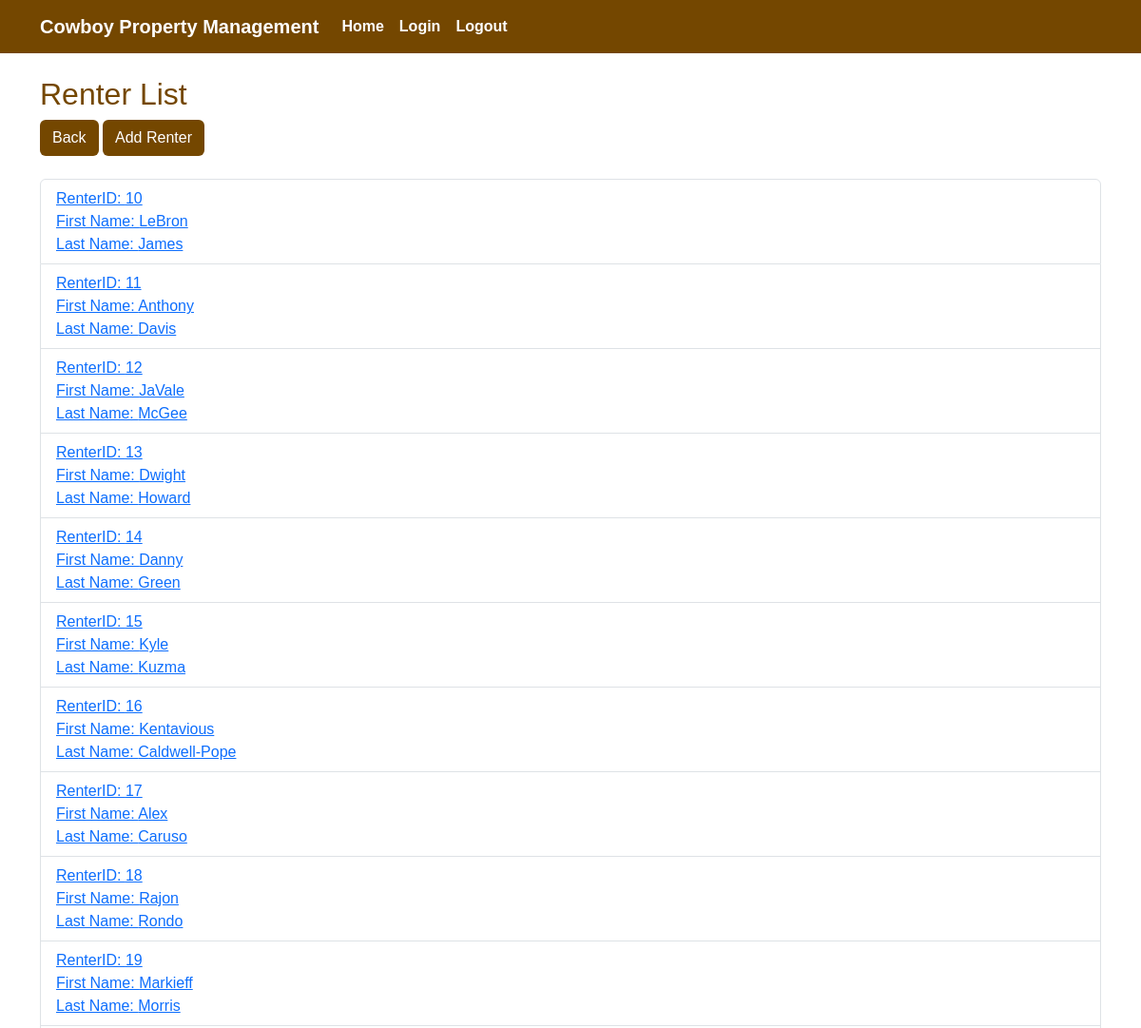
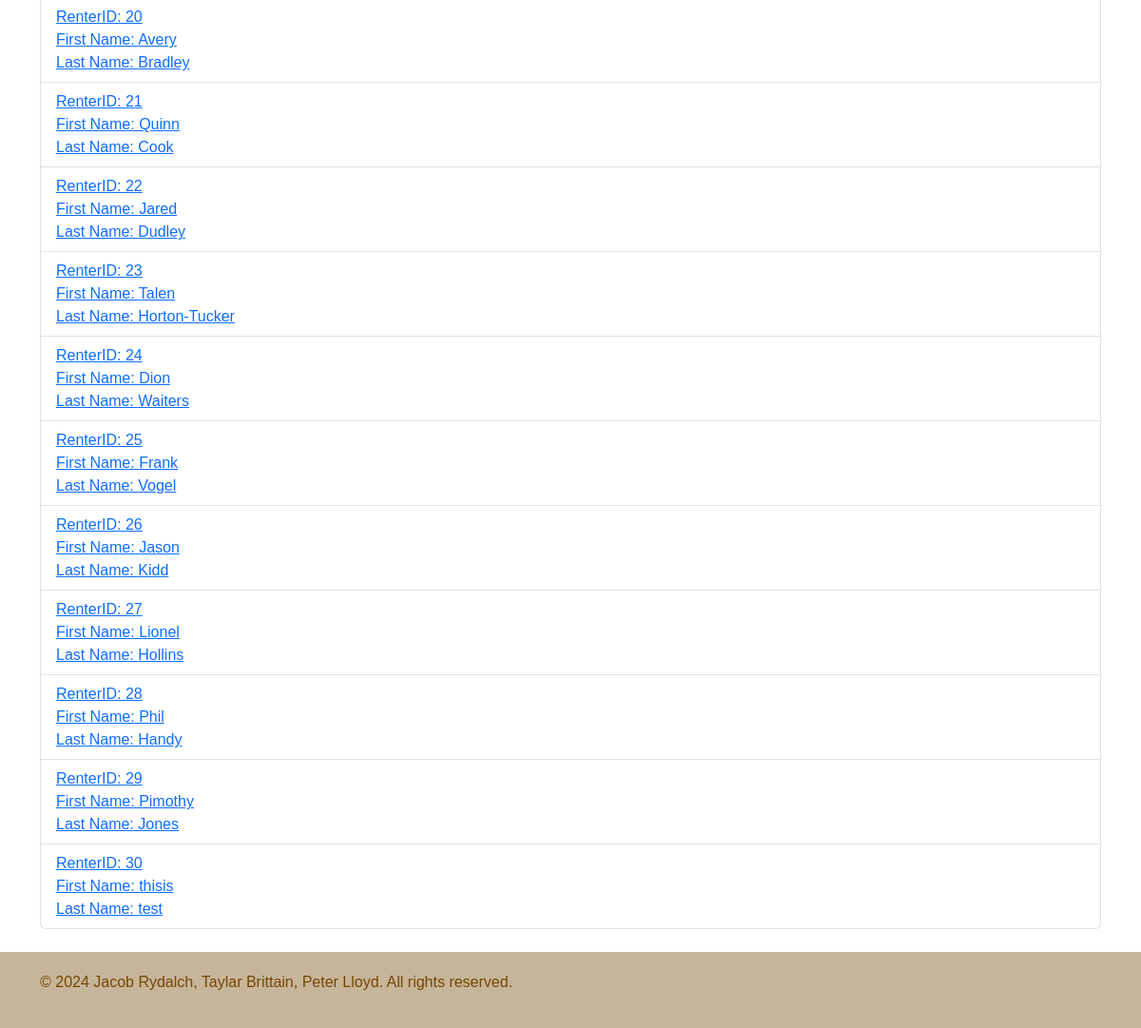
The app's page /renter-list.php (signed in) with its own data (2 pictures, top to bottom).
### tables this page shows
CREATE TABLE IF NOT EXISTS `renter` (
  `RenterID` int UNSIGNED NOT NULL AUTO_INCREMENT,
  `Username` varchar(30) NOT NULL,
  `Password` varchar(250) NOT NULL,
  `LastName` varchar(30) NOT NULL,
  `FirstName` varchar(30) NOT NULL,
  `EmailAdd` varchar(50) NOT NULL,
  `PhoneNum` varchar(15) NOT NULL,
  PRIMARY KEY (`RenterID`)
);

### renter-list.php (the view, shortened to what this page needs)
<!DOCTYPE html>
<html>
	<head>
		<link href="https://cdn.jsdelivr.net/npm/bootstrap@5.3.3/dist/css/bootstrap.min.css" rel="stylesheet">
		<link href="cpm-universal-styles.css" rel="stylesheet">
	</head>
	<body>
		<nav class="navbar navbar-expand-lg custom-navbar">
			<div class="container">
			    <a class="navbar-brand custom-navbar-item" href="public-home.php">Cowboy Property Management</a>
				<div class="collapse navbar-collapse text-center" id="navbarNav">
					<ul class="navbar-nav ml-auto">
						<li class="nav-item">
							<a class="nav-link custom-navbar-item" href="public-home.php" >Home</a>
						</li>
						<li class="nav-item">
							<a class="nav-link custom-navbar-item" href="login-form.php" >Login</a>
						</li>
						<li class="nav-item">
							<a class="nav-link custom-navbar-item" href="logout.php" >Logout</a>
						</li>
					</ul>
				</div>
			</div>
		</nav>
		<br>
		<div class='renter-list'>
			<div class='container'>
				<h2 style="color: #744700;">Renter List</h2>
				<a href='admin-home.php' class='btn custom-btn1'>Back</a>
				<a href='addRenter.php' class='btn custom-btn1'>Add Renter</a>
				<br><br>
				<ul class='list-group'>
					<?php
						require_once 'login.php';
						$conn = new mysqli($hn, $un, $pw, $db);
						$query = "SELECT * FROM renter ORDER BY RenterID";
						$result = $conn->query($query);
						if($result->num_rows > 0) {
							while($row = $result->fetch_array(MYSQLI_ASSOC)) {
								echo <<<_END
										<li class='list-group-item list-group-item-active'><a href='renter-details.php?RenterID=$row[RenterID]'>RenterID: $row[RenterID] <br> First Name: $row[FirstName] <br> Last Name: $row[LastName]</a></li>
										_END;
							}
						} else {
							echo "0 results";
						}
					?>
				</ul>
			</div>
		</div>
		<br>
		<div class='custom-footer'>
			<div class='container'>
				<p style='color: #744700;'>&copy; 2024 Jacob Rydalch, Taylar Brittain, Peter Lloyd. All rights reserved.</p>
			</div>
	</body>
</html>

### cpm-universal-styles.css (style rules this page uses)
body { font-family: Arial; }
.custom-footer { background-color: #c7b599; padding: 20px; width: 100%; }
.custom-navbar { background-color: #744700; }
.custom-navbar-item { color: white; font-weight: bold; }
.custom-btn1 { background-color: #744700; color: white; }

### records on screen
renter: RenterID "10", FirstName "LeBron", LastName "James"
renter: RenterID "11", FirstName "Anthony", LastName "Davis"
renter: RenterID "12", FirstName "JaVale", LastName "McGee"
renter: RenterID "13", FirstName "Dwight", LastName "Howard"
renter: RenterID "14", FirstName "Danny", LastName "Green"
renter: RenterID "15", FirstName "Kyle", LastName "Kuzma"
renter: RenterID "16", FirstName "Kentavious", LastName "Caldwell-Pope"
renter: RenterID "17", FirstName "Alex", LastName "Caruso"
renter: RenterID "18", FirstName "Rajon", LastName "Rondo"
renter: RenterID "19", FirstName "Markieff", LastName "Morris"
renter: RenterID "20", FirstName "Avery", LastName "Bradley"
renter: RenterID "21", FirstName "Quinn", LastName "Cook"
renter: RenterID "22", FirstName "Jared", LastName "Dudley"
renter: RenterID "23", FirstName "Talen", LastName "Horton-Tucker"
renter: RenterID "24", FirstName "Dion", LastName "Waiters"
renter: RenterID "25", FirstName "Frank", LastName "Vogel"
renter: RenterID "26", FirstName "Jason", LastName "Kidd"
renter: RenterID "27", FirstName "Lionel", LastName "Hollins"
renter: RenterID "28", FirstName "Phil", LastName "Handy"
renter: RenterID "29", FirstName "Pimothy", LastName "Jones"
renter: RenterID "30", FirstName "thisis", LastName "test"
